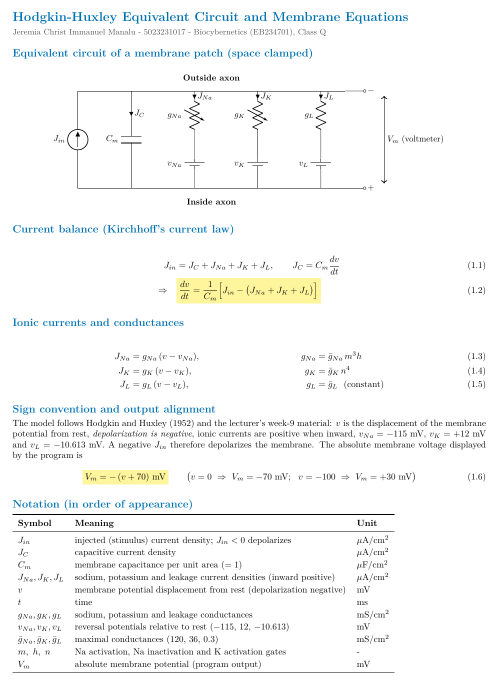
#> input picture Assignment 1_HH Model/Program/Resources/sheet1_membrane.png, 998 x 1372 px, found by its file name (shown at 1/2 size)
$ python figs.py
#> lines starting #> are read from the running program, lines starting #| are printed output that depends on the picture
"""Figures for the Assignment 1 report (chapter-numbered file names).

Chapter I: crops of the rendered LaTeX sheets and model-derived plots.
Chapter II: crops of the program screenshots supplied by the student.
"""

import os

import matplotlib
import numpy as np
from PIL import Image

matplotlib.use("Agg")
import matplotlib.pyplot as plt  # noqa: E402

UP = "/root/.claude/uploads/419a7d5c-30f0-5694-9f39-7a05076c32be/"
SH = "/home/claude/a1/sheets/"
os.makedirs("fig", exist_ok=True)


def crop(src, box, dst):
#> called with box = (60, 128, 940, 428), dst = 'fig1_1.png'
    im = Image.open(src).convert("RGB").crop(box)
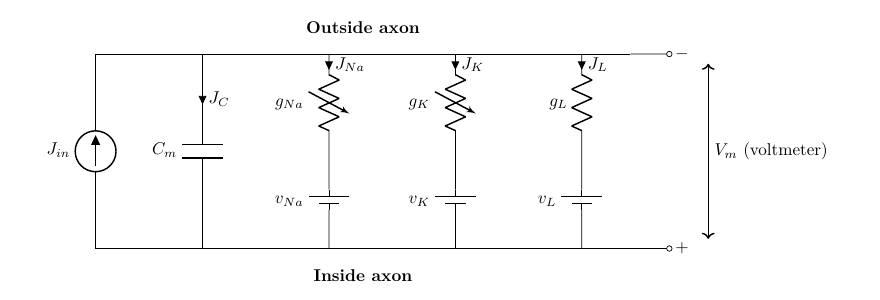
#> im: PIL image 880x300 RGB; min 0, max 255, mean 250.2
    im.save("fig/" + dst)
    return im.size


sizes = {}
# Chapter I
sizes["fig1_1"] = crop(SH + "sheet1_membrane.png", (60, 128, 940, 428), "fig1_1.png")
sizes["fig1_3"] = crop(SH + "sheet4_cable.png", (30, 135, 930, 415), "fig1_3.png")
#> call 2 of crop, with src = '/home/claude/a1/sheets/sheet4_cable.png', box = (30, 135, 930, 415), dst = 'fig1_3.png'
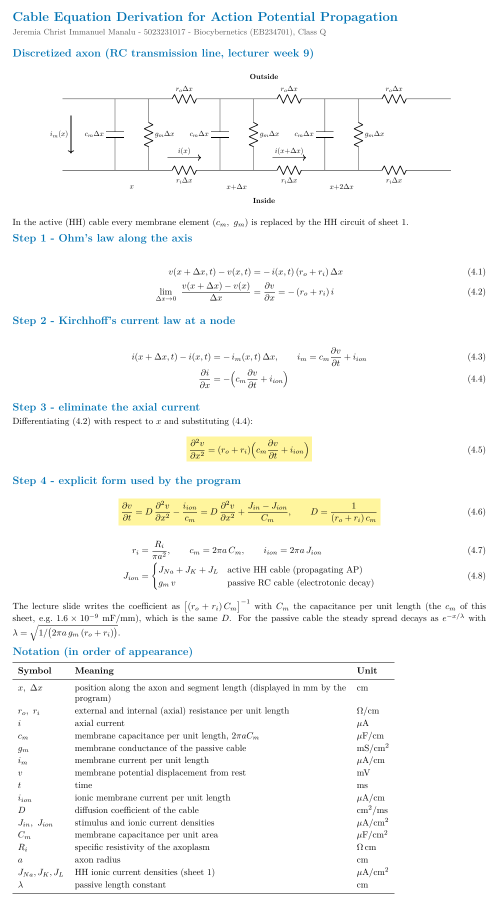
#> input picture Assignment 1_HH Model/Program/Resources/sheet4_cable.png, 998 x 1813 px, found by its file name (shown at 1/2 size)
#> in crop (call 2), `im = Image.open(src).convert("RGB").crop(box)`:
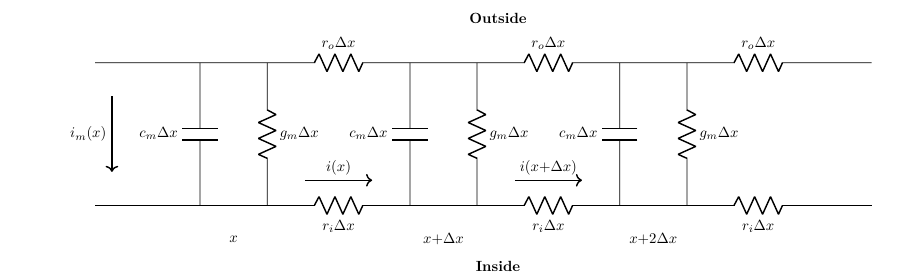
#> im: PIL image 900x280 RGB; min 0, max 255, mean 249.6


# Figure 1.2: steady states and time constants (HH 1952 rate constants)
def er(x):
    x = np.asarray(x, float)
    out = np.empty_like(x)
    s = np.abs(x) < 1e-6
    out[~s] = x[~s] / np.expm1(x[~s])
    out[s] = 1 - x[s] / 2
    return out


vm = np.linspace(-100, 50, 601)
v = -(vm + 70)
am, bm = er(0.1 * v + 2.5), 4 * np.exp(v / 18)
ah, bh = 0.07 * np.exp(v / 20), 1 / (np.exp(0.1 * v + 3) + 1)
an, bn = 0.1 * er(0.1 * v + 1), 0.125 * np.exp(v / 80)
plt.rcParams.update(
    {
        "font.family": "serif",
        "font.size": 10,
        "axes.grid": True,
        "grid.color": "#E6E6E6",
    }
)
fig, ax = plt.subplots(1, 2, figsize=(8.6, 3.2))
for a, b, lab, c in (
    (am, bm, "m", "#D55E00"),
    (ah, bh, "h", "#E69F00"),
    (an, bn, "n", "#0072B2"),
):
    ax[0].plot(vm, a / (a + b), color=c, lw=1.8, label=f"${lab}_\\infty$")
    ax[1].semilogy(vm, 1 / (a + b), color=c, lw=1.8, label=f"$\\tau_{lab}$")
ax[0].set(xlabel="$V_m$ (mV)", ylabel="steady state (-)", title="(a) $x_\\infty(V_m)$")
ax[1].set(
    xlabel="$V_m$ (mV)", ylabel="time constant (ms)", title="(b) $\\tau_x(V_m)$, 6.3 °C"
)
for a_ in ax:
    a_.axvline(-70, color="#999999", lw=0.8, ls="--")
    a_.legend(frameon=False)
fig.tight_layout()
fig.savefig("fig/fig1_2.png", dpi=200)
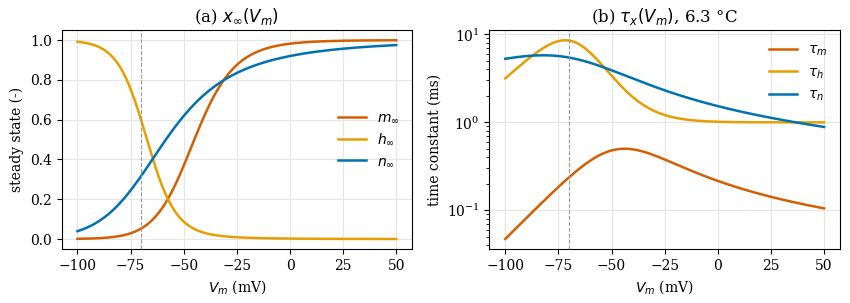
#> figure drawn by matplotlib, 2 panels; panel 1: curve peaks at x = 50, y = 0.999; panel 1: curve peaks at x = -100, y = 0.992; panel 1: curve peaks at x = 50, y = 0.975; panel 2: curve peaks at x = -43.75, y = 0.501
plt.close(fig)

# Figure 1.4: FTCS stencil
fig, ax = plt.subplots(figsize=(6.0, 3.0))
for j in range(5):
    for n in range(3):
        ax.plot(j, n, "o", color="#BBBBBB", ms=7)
for j, n in ((1, 1), (2, 1), (3, 1)):
    ax.plot(j, n, "o", color="#0072B2", ms=12)
ax.plot(2, 2, "s", color="#D55E00", ms=13)
for j, n in ((1, 1), (2, 1), (3, 1)):
    ax.annotate(
        "",
        xy=(2, 1.88),
        xytext=(j, n + 0.1),
        arrowprops=dict(arrowstyle="->", color="#555555", lw=1.2),
    )
labels = {(1, 1): "$v_{j-1}^{n}$", (2, 1): "$v_{j}^{n}$", (3, 1): "$v_{j+1}^{n}$"}
for (j, n), t in labels.items():
    ax.text(j, n - 0.32, t, ha="center", fontsize=12)
ax.text(2.18, 2.08, "$v_{j}^{n+1}$", fontsize=12)
ax.set_xticks(range(5), ["$x_{j-2}$", "$x_{j-1}$", "$x_j$", "$x_{j+1}$", "$x_{j+2}$"])
ax.set_yticks(range(3), ["$t^{n-1}$", "$t^{n}$", "$t^{n+1}$"])
ax.set_xlim(-0.5, 4.5)
ax.set_ylim(-0.6, 2.6)
ax.annotate("", xy=(4.4, -0.45), xytext=(3.4, -0.45), arrowprops=dict(arrowstyle="<->"))
ax.text(3.9, -0.38, "$h$", ha="center")
ax.annotate("", xy=(4.3, 2), xytext=(4.3, 1), arrowprops=dict(arrowstyle="<->"))
ax.text(4.36, 1.45, "$k$")
ax.grid(False)
for s in ax.spines.values():
    s.set_visible(False)
fig.tight_layout()
fig.savefig("fig/fig1_4.png", dpi=200)
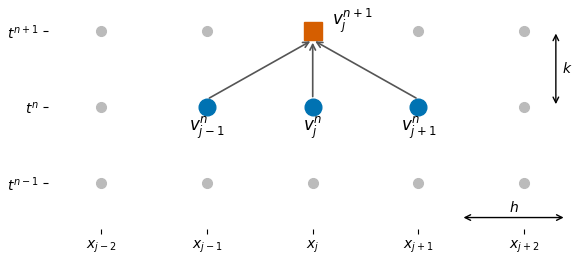
#> figure drawn by matplotlib, 1 panel
plt.close(fig)

# Chapter II (screenshots)
S = {
    "apg_v2": UP + "044236d9-image.png",
    "ref_v2": UP + "3fc198fe-image.png",
    "isi_v2": UP + "7c0410a4-image.png",
    "app_v2": UP + "979b966c-image.png",
    "phase_v4": UP + "5d2479fd-image.png",
    "app_v4": UP + "9c247b8c-image.png",
    "sheet1_v4": UP + "046eb3a5-image.png",
    "sheet4_v4": UP + "c70d274c-image.png",
}
sizes["fig2_1"] = crop(S["apg_v2"], (0, 0, 1917, 1078), "fig2_1.png")
#> (the run stopped early here; a loop or call above may not have finished)
